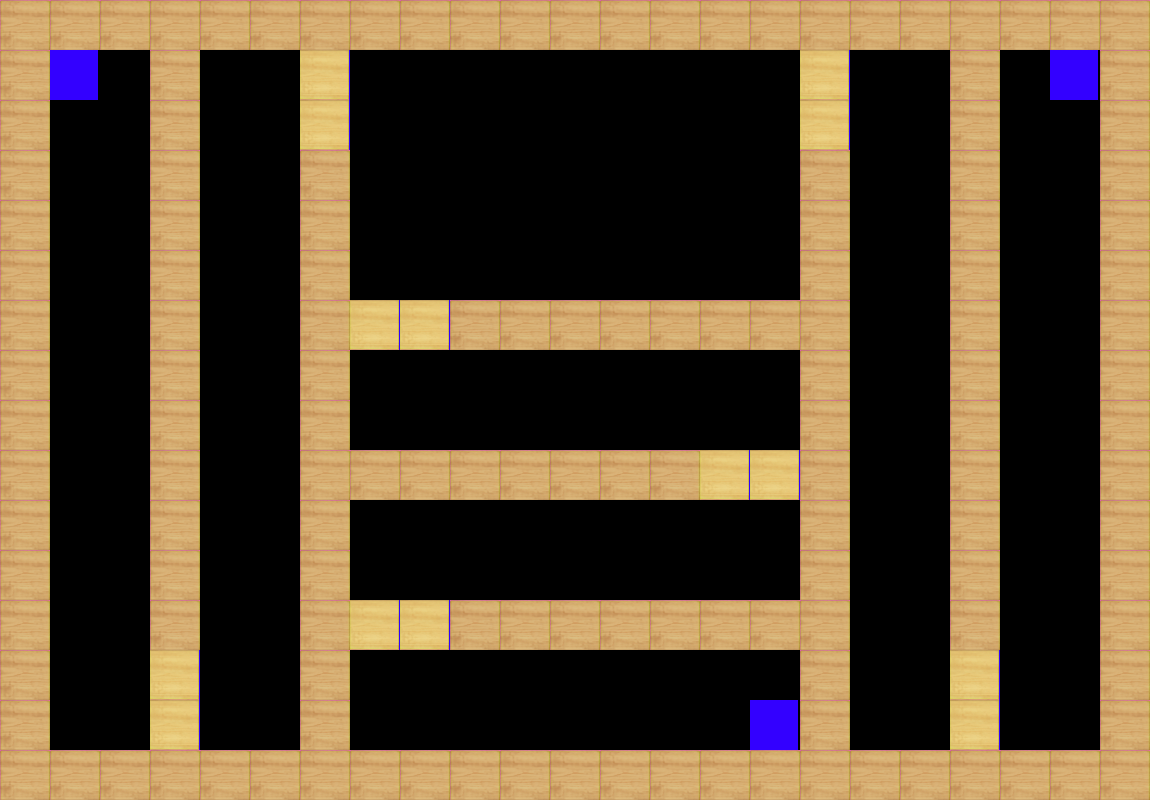

Tiled map render using the project's own tile images. Description and the whole map definition, tile-layer contents included, below:
An orthogonal 23x16 tile map with 50x50 px tiles, 1 tile layer (Calque de Tuiles 1).

<map version="1.10" tiledversion="1.11.0" orientation="orthogonal" renderorder="right-down" width="23" height="16" tilewidth="50" tileheight="50" infinite="0" nextlayerid="2" nextobjectid="1">
 <editorsettings>
  <export target="3Joueurs-Niveau4.json" format="json" />
 </editorsettings>
 <tileset firstgid="1" source="wii tanks.tsx" />
 <layer id="1" name="Calque de Tuiles 1" width="23" height="16">
  <data encoding="csv">
1,1,1,1,1,1,1,1,1,1,1,1,1,1,1,1,1,1,1,1,1,1,1,
1,3,10,1,10,10,2,10,10,10,10,10,10,10,10,10,2,10,10,1,10,3,1,
1,10,10,1,10,10,2,10,10,10,10,10,10,10,10,10,2,10,10,1,10,10,1,
1,10,10,1,10,10,1,10,10,10,10,10,10,10,10,10,1,10,10,1,10,10,1,
1,10,10,1,10,10,1,10,10,10,10,10,10,10,10,10,1,10,10,1,10,10,1,
1,10,10,1,10,10,1,10,10,10,10,10,10,10,10,10,1,10,10,1,10,10,1,
1,10,10,1,10,10,1,2,2,1,1,1,1,1,1,1,1,10,10,1,10,10,1,
1,10,10,1,10,10,1,10,10,10,10,10,10,10,10,10,1,10,10,1,10,10,1,
1,10,10,1,10,10,1,10,10,10,10,10,10,10,10,10,1,10,10,1,10,10,1,
1,10,10,1,10,10,1,1,1,1,1,1,1,1,2,2,1,10,10,1,10,10,1,
1,10,10,1,10,10,1,10,10,10,10,10,10,10,10,10,1,10,10,1,10,10,1,
1,10,10,1,10,10,1,10,10,10,10,10,10,10,10,10,1,10,10,1,10,10,1,
1,10,10,1,10,10,1,2,2,1,1,1,1,1,1,1,1,10,10,1,10,10,1,
1,10,10,2,10,10,1,10,10,10,10,10,10,10,10,10,1,10,10,2,10,10,1,
1,10,10,2,10,10,1,10,10,10,10,10,10,10,10,3,1,10,10,2,10,10,1,
1,1,1,1,1,1,1,1,1,1,1,1,1,1,1,1,1,1,1,1,1,1,1
</data>
 </layer>
</map>
